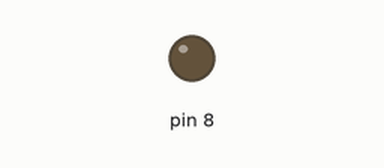
Bench run of a sketch on a simulated Arduino Uno, built with avr-gcc and run on an emulated ATmega328P. Shown: output pins drawn as LEDs (lit = HIGH). No radio packets arrive unless stated; what the sketch prints to the serial monitor is not drawn.

Above: at 0.3 s.
Timing chart, 0 to 1.8 s (numbered marks = the images above):
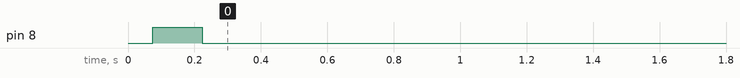

The sketch:

moisture_LoRa_Node.ino
```cpp
// DIO0 / DIO1 / DIO2 all leak lots of current when attached.  So either leave them off or maybe use pullups when not using them.
#include <LowPower.h>
#include <LoRa.h>
//#include <avr/power.h>

#define DEBUG 1

int sensorValue = 0;  // variable to store the value coming from the sensor
int oldSensorValue = 0;
int batteryValue = 0;
int oldBatteryValue = 0;


// One way of getting the battery voltate without any double or float calculations
void getBatteryVolts() {
  //http://www.gammon.com.au/adc

  // Adjust this value to your boards specific internal BG voltage x1000
  const long InternalReferenceVoltage = 1078L; // <-- change this for your ATMEga328P pin 21 AREF value (could use both 1072 or 1073 for the chip i have.

  // REFS1 REFS0          --> 0 1, AVcc internal ref. -Selects AVcc external reference
  // MUX3 MUX2 MUX1 MUX0  --> 1110 1.1V (VBG)         -Selects channel 14, bandgap voltage, to measure
  ADMUX = (0 << REFS1) | (1 << REFS0) | (0 << ADLAR) | (1 << MUX3) | (1 << MUX2) | (1 << MUX1) | (0 << MUX0);

  // Let mux settle a little to get a more stable A/D conversion
  delay(50);

  // Start a conversion
  ADCSRA |= _BV( ADSC );

  // Wait for conversion to complete
  while ( ( (ADCSRA & (1 << ADSC)) != 0 ) );

  // Scale the value - calculates for straight line value
  unsigned int batV = (((InternalReferenceVoltage * 1024L) / ADC) + 5L) / 10L;

  #ifdef DEBUG
  float bV = batV;
  Serial.print("battery voltage: ");
  Serial.print((batV/100) + bV/100-(batV/100));
  Serial.println("V");
  #endif
  if (oldBatteryValue != batV){
    #ifdef DEBUG
    Serial.println("Sending Message as the battery value is different from last reading");
    #endif

    LoRa.idle();
    LoRa.beginPacket();
    LoRa.print("n");
    LoRa.print(String(batV)/*+"B"+String(batteryValue)*/);
    LoRa.endPacket(true);

    oldBatteryValue = batV;
  }
}

void getMoistureLevel()
{
  pinMode(8, OUTPUT);
  digitalWrite(8,HIGH);
  delay(150);
  sensorValue = analogRead(A1);
  digitalWrite(8,LOW);
  pinMode(8, INPUT);
  #ifdef DEBUG
  Serial.println("The moisture is: " + String(sensorValue));
  #endif

  //if(sensorValue == 0) {sensorValue = 1;}
  if(sensorValue != oldSensorValue){
    #ifdef DEBUG
      Serial.println("Sending Message as the value is different from last reading");
    #endif

    LoRa.idle();
    LoRa.beginPacket();
    LoRa.print("m");
    LoRa.print(String(sensorValue)/*+"B"+String(batteryValue)*/);
    LoRa.endPacket(true);
  }
  oldSensorValue = sensorValue;
}

void enterSleep(){
  #ifdef DEBUG
  Serial.println("Starting sleep...\n");
  delay(10);
  #endif

  LoRa.sleep();

  byte sleepCounter;
  for (sleepCounter = 225; sleepCounter > 0; sleepCounter--) // sleep for 1 hour
  {
    LowPower.powerDown(SLEEP_8S, ADC_OFF, BOD_OFF);
  }

    // time to sleep
  #ifdef DEBUG
  Serial.println("Waking from sleep!");
  delay(5);
  #endif
}

void setup() {

//  clock_prescale_set(clock_div_2);

  for (byte i = 0; i <= A5; i++)
  {
  pinMode (i, INPUT);    // changed as per below
  digitalWrite (i, LOW);  //     ditto
  }
  #ifdef DEBUG
    Serial.begin(115200);
    Serial.println("LoRa Node for Front Garden");
  #endif

  LoRa.setPins(10, 2);

  if (!LoRa.begin(917E6)) {
    #ifdef DEBUG
    Serial.println("LoRa init failed. Check your connections.");
    #endif
  }

  #ifdef DEBUG
  Serial.println("LoRa init succeeded.");
  #endif
}

void loop() {
  getBatteryVolts();
  getMoistureLevel();
  enterSleep();

}
```

Measured:
- by itself, pin 8: LOW → HIGH at 0.07 s, → LOW 0.15 s later
